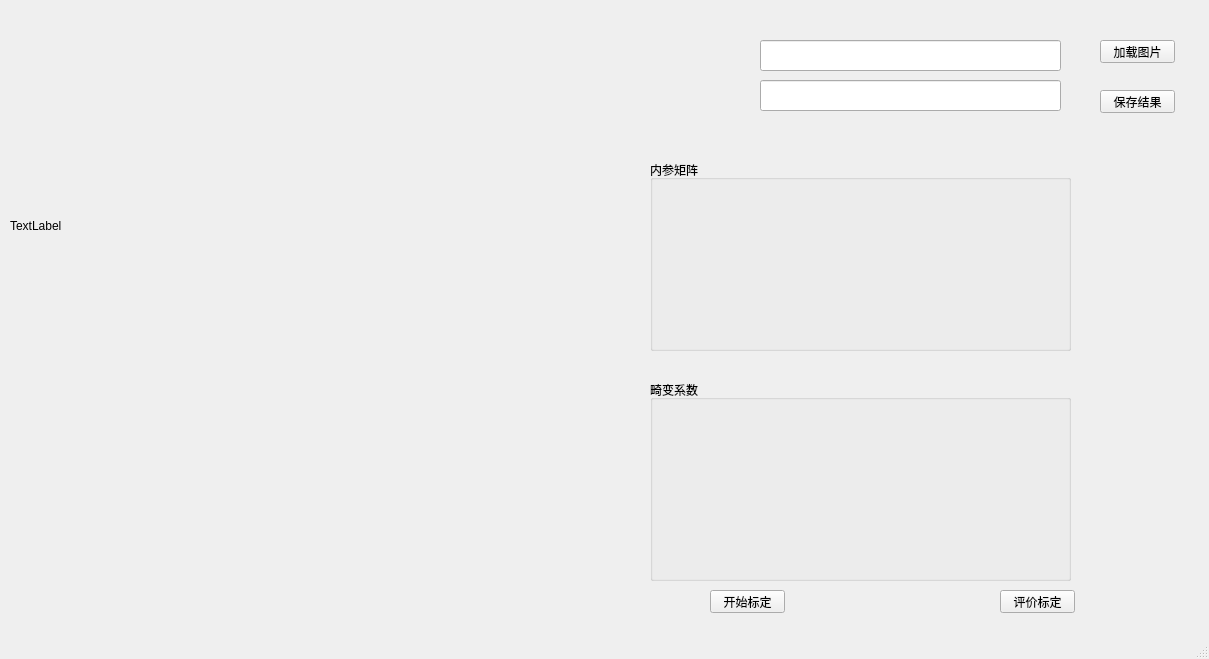
<?xml version="1.0" encoding="UTF-8"?>
<ui version="4.0">
 <class>MainWindow</class>
 <widget class="QMainWindow" name="MainWindow">
  <property name="geometry">
   <rect>
    <x>0</x>
    <y>0</y>
    <width>1209</width>
    <height>659</height>
   </rect>
  </property>
  <property name="windowTitle">
   <string>MainWindow</string>
  </property>
  <widget class="QWidget" name="centralwidget">
   <widget class="QLabel" name="label_showMat">
    <property name="geometry">
     <rect>
      <x>10</x>
      <y>10</y>
      <width>601</width>
      <height>431</height>
     </rect>
    </property>
    <property name="text">
     <string>TextLabel</string>
    </property>
   </widget>
   <widget class="QLineEdit" name="lineEdit_CalibrateImagePath">
    <property name="geometry">
     <rect>
      <x>760</x>
      <y>40</y>
      <width>301</width>
      <height>31</height>
     </rect>
    </property>
   </widget>
   <widget class="QLineEdit" name="lineEdit_SaveResultPath">
    <property name="geometry">
     <rect>
      <x>760</x>
      <y>80</y>
      <width>301</width>
      <height>31</height>
     </rect>
    </property>
   </widget>
   <widget class="QPushButton" name="pushButton_LoadImage">
    <property name="geometry">
     <rect>
      <x>1100</x>
      <y>40</y>
      <width>75</width>
      <height>23</height>
     </rect>
    </property>
    <property name="text">
     <string>加载图片</string>
    </property>
   </widget>
   <widget class="QPushButton" name="pushButton_SaveResult">
    <property name="geometry">
     <rect>
      <x>1100</x>
      <y>90</y>
      <width>75</width>
      <height>23</height>
     </rect>
    </property>
    <property name="text">
     <string>保存结果</string>
    </property>
   </widget>
   <widget class="QPushButton" name="pushButton_StartCalibrate">
    <property name="geometry">
     <rect>
      <x>710</x>
      <y>590</y>
      <width>75</width>
      <height>23</height>
     </rect>
    </property>
    <property name="text">
     <string>开始标定</string>
    </property>
   </widget>
   <widget class="QPushButton" name="pushButton_AppraiseCalibrate">
    <property name="geometry">
     <rect>
      <x>1000</x>
      <y>590</y>
      <width>75</width>
      <height>23</height>
     </rect>
    </property>
    <property name="text">
     <string>评价标定</string>
    </property>
   </widget>
   <widget class="QGroupBox" name="groupBox_CameraInParam">
    <property name="geometry">
     <rect>
      <x>650</x>
      <y>160</y>
      <width>421</width>
      <height>191</height>
     </rect>
    </property>
    <property name="title">
     <string>内参矩阵</string>
    </property>
   </widget>
   <widget class="QGroupBox" name="groupBox_DistortionParam">
    <property name="geometry">
     <rect>
      <x>650</x>
      <y>380</y>
      <width>421</width>
      <height>201</height>
     </rect>
    </property>
    <property name="title">
     <string>畸变系数</string>
    </property>
   </widget>
  </widget>
  <widget class="QMenuBar" name="menubar">
   <property name="geometry">
    <rect>
     <x>0</x>
     <y>0</y>
     <width>1209</width>
     <height>23</height>
    </rect>
   </property>
  </widget>
  <widget class="QStatusBar" name="statusbar"/>
 </widget>
 <resources/>
 <connections/>
</ui>
